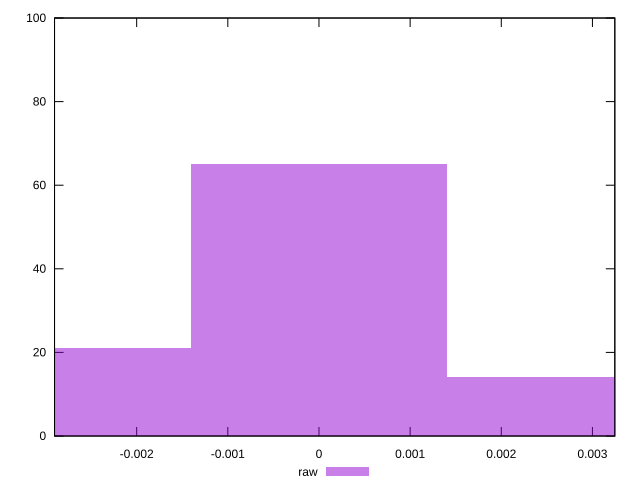

The gnuplot source for this figure:
reset

$raw <<EOF
0 65
-0.002816054780891329 21
0.002816054780891329 14
EOF

set key outside below
set boxwidth 0.002816054780891329
set xrange [-0.0029010721723699124:0.003245593027416556]
set yrange [0:100]
set trange [0:100]
set style fill transparent solid 0.5 noborder
set terminal svg size 640, 490 enhanced background rgb 'white'
set output "report_00022_2021-02-20T12:08:46.964Z/meta/pScore-difference/samples/pages+cached+noadtech/raw/histogram.svg"

plot $raw title "raw" with boxes

reset
